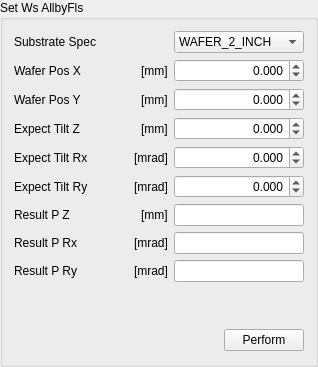
        <widget class="QGroupBox" name="EC4T_set_ws_position_all_by_fls_qgb">
         <property name="title">
          <string>Set Ws AllbyFls</string>
         </property>
         <layout class="QGridLayout">
          <item row="0" column="0">
           <layout class="QHBoxLayout">
            <item>
             <widget class="QLabel" name="EC4T_set_ws_position_all_by_fls__substrate_spec_qlb">
              <property name="text">
               <string>Substrate Spec</string>
              </property>
             </widget>
            </item>
            <item>
             <spacer>
              <property name="orientation">
               <enum>Qt::Horizontal</enum>
              </property>
              <property name="sizeHint" stdset="0">
               <size>
                <width>40</width>
                <height>20</height>
               </size>
              </property>
             </spacer>
            </item>
           </layout>
          </item>
          <item row="0" column="1">
           <widget class="QComboBox" name="EC4T_set_ws_position_all_by_fls__substrate_spec_qcb">
            <property name="layoutDirection">
             <enum>Qt::LeftToRight</enum>
            </property>
            <item>
             <property name="text">
              <string>WAFER_2_INCH</string>
             </property>
            </item>
            <item>
             <property name="text">
              <string>WAFER_3_INCH</string>
             </property>
            </item>
            <item>
             <property name="text">
              <string>WAFER_4_INCH</string>
             </property>
            </item>
            <item>
             <property name="text">
              <string>WAFER_5_INCH</string>
             </property>
            </item>
            <item>
             <property name="text">
              <string>WAFER_6_INCH</string>
             </property>
            </item>
            <item>
             <property name="text">
              <string>WAFER_8_INCH</string>
             </property>
            </item>
            <item>
             <property name="text">
              <string>WAFER_12_INCH</string>
             </property>
            </item>
            <item>
             <property name="text">
              <string>WAFER_18_INCH</string>
             </property>
            </item>
           </widget>
          </item>
          <item row="1" column="0">
           <layout class="QHBoxLayout">
            <item>
             <widget class="QLabel" name="EC4T_set_ws_position_all_by_fls__wafer_pos_x_qlb">
              <property name="text">
               <string>Wafer Pos X</string>
              </property>
             </widget>
            </item>
            <item>
             <spacer>
              <property name="orientation">
               <enum>Qt::Horizontal</enum>
              </property>
              <property name="sizeHint" stdset="0">
               <size>
                <width>40</width>
                <height>20</height>
               </size>
              </property>
             </spacer>
            </item>
            <item>
             <widget class="QLabel" name="EC4T_set_ws_position_all_by_fls__wafer_pos_x_qlb_2">
              <property name="text">
               <string>[mm]</string>
              </property>
             </widget>
            </item>
           </layout>
          </item>
          <item row="1" column="1">
           <widget class="QDoubleSpinBox" name="EC4T_set_ws_position_all_by_fls__wafer_pos_x_qdsb">
            <property name="alignment">
             <set>Qt::AlignRight|Qt::AlignTrailing|Qt::AlignVCenter</set>
            </property>
            <property name="decimals">
             <number>3</number>
            </property>
            <property name="minimum">
             <double>-1000000.000000000000000</double>
            </property>
            <property name="maximum">
             <double>1000000.000000000000000</double>
            </property>
            <property name="singleStep">
             <double>0.001000000000000</double>
            </property>
           </widget>
          </item>
          <item row="2" column="0">
           <layout class="QHBoxLayout">
            <item>
             <widget class="QLabel" name="EC4T_set_ws_position_all_by_fls__wafer_pos_y_qlb">
              <property name="text">
               <string>Wafer Pos Y</string>
              </property>
             </widget>
            </item>
            <item>
             <spacer>
              <property name="orientation">
               <enum>Qt::Horizontal</enum>
              </property>
              <property name="sizeHint" stdset="0">
               <size>
                <width>40</width>
                <height>20</height>
               </size>
              </property>
             </spacer>
            </item>
            <item>
             <widget class="QLabel" name="EC4T_set_ws_position_all_by_fls__wafer_pos_y_qlb_2">
              <property name="text">
               <string>[mm]</string>
              </property>
             </widget>
            </item>
           </layout>
          </item>
          <item row="2" column="1">
           <widget class="QDoubleSpinBox" name="EC4T_set_ws_position_all_by_fls__wafer_pos_y_qdsb">
            <property name="alignment">
             <set>Qt::AlignRight|Qt::AlignTrailing|Qt::AlignVCenter</set>
            </property>
            <property name="decimals">
             <number>3</number>
            </property>
            <property name="minimum">
             <double>-1000000.000000000000000</double>
            </property>
            <property name="maximum">
             <double>1000000.000000000000000</double>
            </property>
            <property name="singleStep">
             <double>0.001000000000000</double>
            </property>
           </widget>
          </item>
          <item row="3" column="0">
           <layout class="QHBoxLayout">
            <item>
             <widget class="QLabel" name="EC4T_set_ws_position_all_by_fls__ws_expect_tilt_z_qlb">
              <property name="text">
               <string>Expect Tilt Z</string>
              </property>
             </widget>
            </item>
            <item>
             <spacer>
              <property name="orientation">
               <enum>Qt::Horizontal</enum>
              </property>
              <property name="sizeHint" stdset="0">
               <size>
                <width>40</width>
                <height>20</height>
               </size>
              </property>
             </spacer>
            </item>
            <item>
             <widget class="QLabel" name="EC4T_set_ws_position_all_by_fls__ws_expect_tilt_z_qlb_2">
              <property name="text">
               <string>[mm]</string>
              </property>
             </widget>
            </item>
           </layout>
          </item>
          <item row="3" column="1">
           <widget class="QDoubleSpinBox" name="EC4T_set_ws_position_all_by_fls__ws_expect_tilt_z_qdsb">
            <property name="alignment">
             <set>Qt::AlignRight|Qt::AlignTrailing|Qt::AlignVCenter</set>
            </property>
            <property name="decimals">
             <number>3</number>
            </property>
            <property name="minimum">
             <double>-1000000.000000000000000</double>
            </property>
            <property name="maximum">
             <double>1000000.000000000000000</double>
            </property>
            <property name="singleStep">
             <double>0.001000000000000</double>
            </property>
           </widget>
          </item>
          <item row="4" column="0">
           <layout class="QHBoxLayout">
            <item>
             <widget class="QLabel" name="EC4T_set_ws_position_all_by_fls__ws_expect_tilt_rx_qlb">
              <property name="text">
               <string>Expect Tilt Rx</string>
              </property>
             </widget>
            </item>
            <item>
             <spacer>
              <property name="orientation">
               <enum>Qt::Horizontal</enum>
              </property>
              <property name="sizeHint" stdset="0">
               <size>
                <width>40</width>
                <height>20</height>
               </size>
              </property>
             </spacer>
            </item>
            <item>
             <widget class="QLabel" name="EC4T_set_ws_position_all_by_fls__ws_expect_tilt_rx_qlb_2">
              <property name="text">
               <string>[mrad]</string>
              </property>
             </widget>
            </item>
           </layout>
          </item>
          <item row="4" column="1">
           <widget class="QDoubleSpinBox" name="EC4T_set_ws_position_all_by_fls__ws_expect_tilt_rx_qdsb">
            <property name="alignment">
             <set>Qt::AlignRight|Qt::AlignTrailing|Qt::AlignVCenter</set>
            </property>
            <property name="decimals">
             <number>3</number>
            </property>
            <property name="minimum">
             <double>-1000000.000000000000000</double>
            </property>
            <property name="maximum">
             <double>1000000.000000000000000</double>
            </property>
            <property name="singleStep">
             <double>0.001000000000000</double>
            </property>
           </widget>
          </item>
          <item row="5" column="0">
           <layout class="QHBoxLayout">
            <item>
             <widget class="QLabel" name="EC4T_set_ws_position_all_by_fls__ws_expect_tilt_ry_qlb">
              <property name="text">
               <string>Expect Tilt Ry</string>
              </property>
             </widget>
            </item>
            <item>
             <spacer>
              <property name="orientation">
               <enum>Qt::Horizontal</enum>
              </property>
              <property name="sizeHint" stdset="0">
               <size>
                <width>40</width>
                <height>20</height>
               </size>
              </property>
             </spacer>
            </item>
            <item>
             <widget class="QLabel" name="EC4T_set_ws_position_all_by_fls__ws_expect_tilt_ry_qlb_2">
              <property name="text">
               <string>[mrad]</string>
              </property>
             </widget>
            </item>
           </layout>
          </item>
          <item row="5" column="1">
           <widget class="QDoubleSpinBox" name="EC4T_set_ws_position_all_by_fls__ws_expect_tilt_ry_qdsb">
            <property name="alignment">
             <set>Qt::AlignRight|Qt::AlignTrailing|Qt::AlignVCenter</set>
            </property>
            <property name="decimals">
             <number>3</number>
            </property>
            <property name="minimum">
             <double>-1000000.000000000000000</double>
            </property>
            <property name="maximum">
             <double>1000000.000000000000000</double>
            </property>
            <property name="singleStep">
             <double>0.001000000000000</double>
            </property>
           </widget>
          </item>
          <item row="6" column="0">
           <layout class="QHBoxLayout">
            <item>
             <widget class="QLabel" name="EC4T_set_ws_position_all_by_fls__level_result_p_z_qlb">
              <property name="text">
               <string>Result P Z</string>
              </property>
             </widget>
            </item>
            <item>
             <spacer>
              <property name="orientation">
               <enum>Qt::Horizontal</enum>
              </property>
              <property name="sizeHint" stdset="0">
               <size>
                <width>40</width>
                <height>20</height>
               </size>
              </property>
             </spacer>
            </item>
            <item>
             <widget class="QLabel" name="EC4T_set_ws_position_all_by_fls__level_result_p_z_qlb_2">
              <property name="text">
               <string>[mm]</string>
              </property>
             </widget>
            </item>
           </layout>
          </item>
          <item row="6" column="1">
           <widget class="SMEE::StatusLine" name="EC4T_set_ws_position_all_by_fls__level_result_p_z_qle"/>
          </item>
          <item row="7" column="0">
           <layout class="QHBoxLayout">
            <item>
             <widget class="QLabel" name="EC4T_set_ws_position_all_by_fls__level_result_p_rx_qlb">
              <property name="text">
               <string>Result P Rx</string>
              </property>
             </widget>
            </item>
            <item>
             <spacer>
              <property name="orientation">
               <enum>Qt::Horizontal</enum>
              </property>
              <property name="sizeHint" stdset="0">
               <size>
                <width>40</width>
                <height>20</height>
               </size>
              </property>
             </spacer>
            </item>
            <item>
             <widget class="QLabel" name="EC4T_set_ws_position_all_by_fls__level_result_p_rx_qlb_2">
              <property name="text">
               <string>[mrad]</string>
              </property>
             </widget>
            </item>
           </layout>
          </item>
          <item row="7" column="1">
           <widget class="SMEE::StatusLine" name="EC4T_set_ws_position_all_by_fls__level_result_p_rx_qle"/>
          </item>
          <item row="8" column="0">
           <layout class="QHBoxLayout">
            <item>
             <widget class="QLabel" name="EC4T_set_ws_position_all_by_fls__level_result_p_ry_qlb">
              <property name="text">
               <string>Result P Ry</string>
              </property>
             </widget>
            </item>
            <item>
             <spacer>
              <property name="orientation">
               <enum>Qt::Horizontal</enum>
              </property>
              <property name="sizeHint" stdset="0">
               <size>
                <width>40</width>
                <height>20</height>
               </size>
              </property>
             </spacer>
            </item>
            <item>
             <widget class="QLabel" name="EC4T_set_ws_position_all_by_fls__level_result_p_ry_qlb_2">
              <property name="text">
               <string>[mrad]</string>
              </property>
             </widget>
            </item>
           </layout>
          </item>
          <item row="8" column="1">
           <widget class="SMEE::StatusLine" name="EC4T_set_ws_position_all_by_fls__level_result_p_ry_qle"/>
          </item>
          <item row="9" column="0">
           <spacer>
            <property name="orientation">
             <enum>Qt::Vertical</enum>
            </property>
            <property name="sizeHint" stdset="0">
             <size>
              <width>20</width>
              <height>40</height>
             </size>
            </property>
           </spacer>
          </item>
          <item row="10" column="0" colspan="2">
           <layout class="QVBoxLayout">
            <item>
             <layout class="QHBoxLayout">
              <item>
               <spacer>
                <property name="orientation">
                 <enum>Qt::Horizontal</enum>
                </property>
                <property name="sizeHint" stdset="0">
                 <size>
                  <width>40</width>
                  <height>25</height>
                 </size>
                </property>
               </spacer>
              </item>
              <item>
               <widget class="SMEE::PerformButton" name="EC4T_set_ws_position_all_by_fls_qpb">
                <property name="text">
                 <string>Perform</string>
                </property>
               </widget>
              </item>
             </layout>
            </item>
           </layout>
          </item>
         </layout>
        </widget>
